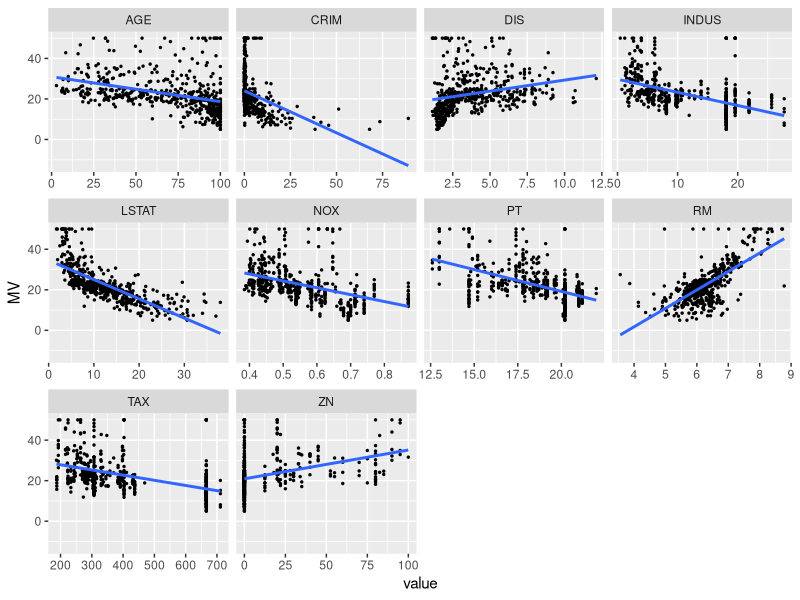

Recreate this plot in R.
library(car)
library(arm)
library(ggplot2)
library(gridExtra)
library(dplyr)
library(tidyr)

data <- read.csv("data/boston.csv", stringsAsFactors = TRUE)
head(data, 5)
colnames(data)
summary(data)

#CHaS RAD categorical

special.dat <- gather(data = data[,-c(4,9)], -MV, key="var", value="value")
p1 <- ggplot(special.dat, aes(x=value, y = MV)) + geom_point(size = 0.5) + geom_smooth(method ="lm", "se"= FALSE) + facet_wrap(~var, scales = "free_x")
p1
